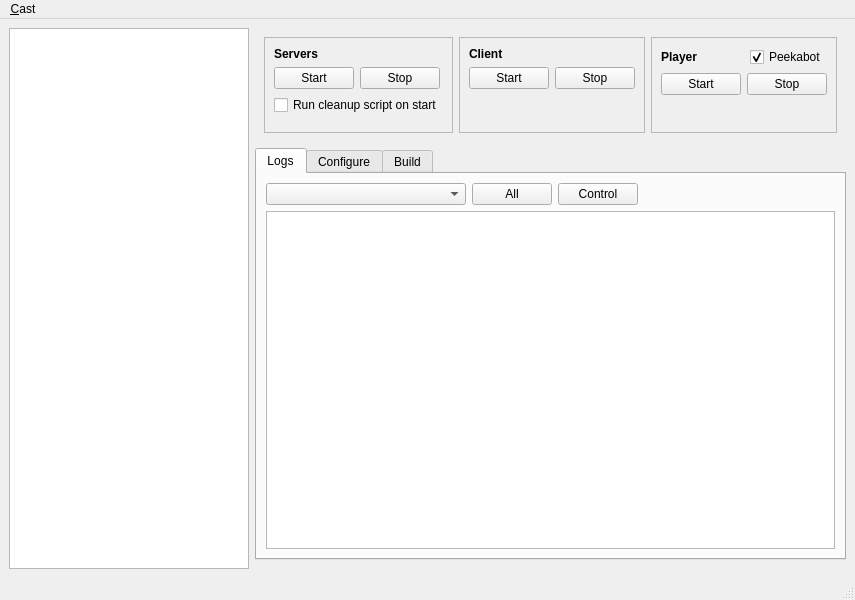
<?xml version="1.0" encoding="UTF-8"?>
<ui version="4.0">
 <class>MainWindow</class>
 <widget class="QMainWindow" name="MainWindow">
  <property name="geometry">
   <rect>
    <x>0</x>
    <y>0</y>
    <width>800</width>
    <height>600</height>
   </rect>
  </property>
  <property name="windowTitle">
   <string>CAST Control</string>
  </property>
  <property name="locale">
   <locale language="English" country="UnitedStates"/>
  </property>
  <widget class="QWidget" name="centralwidget">
   <layout class="QHBoxLayout" name="horizontalLayout">
    <item>
     <widget class="QTreeView" name="processTree">
      <property name="sizePolicy">
       <sizepolicy hsizetype="Expanding" vsizetype="Expanding">
        <horstretch>1</horstretch>
        <verstretch>0</verstretch>
       </sizepolicy>
      </property>
      <property name="minimumSize">
       <size>
        <width>240</width>
        <height>0</height>
       </size>
      </property>
     </widget>
    </item>
    <item>
     <widget class="QFrame" name="frame_6">
      <property name="frameShape">
       <enum>QFrame::NoFrame</enum>
      </property>
      <property name="frameShadow">
       <enum>QFrame::Raised</enum>
      </property>
      <layout class="QVBoxLayout" name="verticalLayout_7">
       <property name="leftMargin">
        <number>0</number>
       </property>
       <property name="topMargin">
        <number>0</number>
       </property>
       <property name="rightMargin">
        <number>0</number>
       </property>
       <item>
        <widget class="QFrame" name="frame_5">
         <property name="sizePolicy">
          <sizepolicy hsizetype="Preferred" vsizetype="MinimumExpanding">
           <horstretch>0</horstretch>
           <verstretch>0</verstretch>
          </sizepolicy>
         </property>
         <property name="frameShape">
          <enum>QFrame::NoFrame</enum>
         </property>
         <property name="frameShadow">
          <enum>QFrame::Raised</enum>
         </property>
         <layout class="QHBoxLayout" name="horizontalLayout_5">
          <item>
           <widget class="QFrame" name="frame">
            <property name="sizePolicy">
             <sizepolicy hsizetype="Preferred" vsizetype="Minimum">
              <horstretch>0</horstretch>
              <verstretch>0</verstretch>
             </sizepolicy>
            </property>
            <property name="frameShape">
             <enum>QFrame::StyledPanel</enum>
            </property>
            <property name="frameShadow">
             <enum>QFrame::Raised</enum>
            </property>
            <layout class="QVBoxLayout" name="verticalLayout_3">
             <item>
              <layout class="QHBoxLayout" name="horizontalLayout_10">
               <item>
                <widget class="QLabel" name="label">
                 <property name="font">
                  <font>
                   <weight>75</weight>
                   <bold>true</bold>
                  </font>
                 </property>
                 <property name="text">
                  <string>Servers</string>
                 </property>
                </widget>
               </item>
              </layout>
             </item>
             <item>
              <layout class="QHBoxLayout" name="horizontalLayout_3">
               <item>
                <widget class="QPushButton" name="btServerStart">
                 <property name="text">
                  <string>Start</string>
                 </property>
                </widget>
               </item>
               <item>
                <widget class="QPushButton" name="btServerStop">
                 <property name="text">
                  <string>Stop</string>
                 </property>
                </widget>
               </item>
               <item>
                <spacer name="horizontalSpacer_2">
                 <property name="orientation">
                  <enum>Qt::Horizontal</enum>
                 </property>
                 <property name="sizeHint" stdset="0">
                  <size>
                   <width>40</width>
                   <height>20</height>
                  </size>
                 </property>
                </spacer>
               </item>
              </layout>
             </item>
             <item>
              <widget class="QCheckBox" name="ckCleanupScript">
               <property name="text">
                <string>Run cleanup script on start</string>
               </property>
              </widget>
             </item>
             <item>
              <spacer name="verticalSpacer">
               <property name="orientation">
                <enum>Qt::Vertical</enum>
               </property>
               <property name="sizeType">
                <enum>QSizePolicy::MinimumExpanding</enum>
               </property>
               <property name="sizeHint" stdset="0">
                <size>
                 <width>20</width>
                 <height>8</height>
                </size>
               </property>
              </spacer>
             </item>
            </layout>
           </widget>
          </item>
          <item>
           <widget class="QFrame" name="frame_2">
            <property name="sizePolicy">
             <sizepolicy hsizetype="Preferred" vsizetype="Minimum">
              <horstretch>0</horstretch>
              <verstretch>0</verstretch>
             </sizepolicy>
            </property>
            <property name="frameShape">
             <enum>QFrame::StyledPanel</enum>
            </property>
            <property name="frameShadow">
             <enum>QFrame::Raised</enum>
            </property>
            <layout class="QVBoxLayout" name="verticalLayout_4">
             <item>
              <layout class="QHBoxLayout" name="horizontalLayout_9">
               <item>
                <widget class="QLabel" name="label_2">
                 <property name="font">
                  <font>
                   <weight>75</weight>
                   <bold>true</bold>
                  </font>
                 </property>
                 <property name="text">
                  <string>Client</string>
                 </property>
                </widget>
               </item>
              </layout>
             </item>
             <item>
              <layout class="QHBoxLayout" name="horizontalLayout_4">
               <item>
                <widget class="QPushButton" name="btClientStart">
                 <property name="text">
                  <string>Start</string>
                 </property>
                </widget>
               </item>
               <item>
                <widget class="QPushButton" name="btClientStop">
                 <property name="text">
                  <string>Stop</string>
                 </property>
                </widget>
               </item>
               <item>
                <spacer name="horizontalSpacer_3">
                 <property name="orientation">
                  <enum>Qt::Horizontal</enum>
                 </property>
                 <property name="sizeHint" stdset="0">
                  <size>
                   <width>40</width>
                   <height>20</height>
                  </size>
                 </property>
                </spacer>
               </item>
              </layout>
             </item>
             <item>
              <spacer name="verticalSpacer_2">
               <property name="orientation">
                <enum>Qt::Vertical</enum>
               </property>
               <property name="sizeType">
                <enum>QSizePolicy::MinimumExpanding</enum>
               </property>
               <property name="sizeHint" stdset="0">
                <size>
                 <width>20</width>
                 <height>8</height>
                </size>
               </property>
              </spacer>
             </item>
            </layout>
           </widget>
          </item>
          <item>
           <widget class="QFrame" name="frame_3">
            <property name="sizePolicy">
             <sizepolicy hsizetype="Preferred" vsizetype="Minimum">
              <horstretch>0</horstretch>
              <verstretch>0</verstretch>
             </sizepolicy>
            </property>
            <property name="frameShape">
             <enum>QFrame::StyledPanel</enum>
            </property>
            <property name="frameShadow">
             <enum>QFrame::Raised</enum>
            </property>
            <layout class="QVBoxLayout" name="verticalLayout_5">
             <item>
              <layout class="QHBoxLayout" name="horizontalLayout_7">
               <item>
                <widget class="QLabel" name="label_9">
                 <property name="font">
                  <font>
                   <weight>75</weight>
                   <bold>true</bold>
                  </font>
                 </property>
                 <property name="text">
                  <string>Player</string>
                 </property>
                </widget>
               </item>
               <item>
                <spacer name="horizontalSpacer_6">
                 <property name="orientation">
                  <enum>Qt::Horizontal</enum>
                 </property>
                 <property name="sizeHint" stdset="0">
                  <size>
                   <width>40</width>
                   <height>20</height>
                  </size>
                 </property>
                </spacer>
               </item>
               <item>
                <widget class="QCheckBox" name="ckPeekabot">
                 <property name="text">
                  <string>Peekabot</string>
                 </property>
                 <property name="checked">
                  <bool>true</bool>
                 </property>
                </widget>
               </item>
              </layout>
             </item>
             <item>
              <layout class="QHBoxLayout" name="horizontalLayout_8">
               <item>
                <widget class="QPushButton" name="btPlayerStart">
                 <property name="text">
                  <string>Start</string>
                 </property>
                </widget>
               </item>
               <item>
                <widget class="QPushButton" name="btPlayerStop">
                 <property name="text">
                  <string>Stop</string>
                 </property>
                </widget>
               </item>
               <item>
                <spacer name="horizontalSpacer_4">
                 <property name="orientation">
                  <enum>Qt::Horizontal</enum>
                 </property>
                 <property name="sizeHint" stdset="0">
                  <size>
                   <width>40</width>
                   <height>20</height>
                  </size>
                 </property>
                </spacer>
               </item>
              </layout>
             </item>
             <item>
              <spacer name="verticalSpacer_3">
               <property name="orientation">
                <enum>Qt::Vertical</enum>
               </property>
               <property name="sizeType">
                <enum>QSizePolicy::MinimumExpanding</enum>
               </property>
               <property name="sizeHint" stdset="0">
                <size>
                 <width>20</width>
                 <height>8</height>
                </size>
               </property>
              </spacer>
             </item>
            </layout>
           </widget>
          </item>
         </layout>
        </widget>
       </item>
       <item>
        <widget class="QTabWidget" name="tabWidget">
         <property name="sizePolicy">
          <sizepolicy hsizetype="Expanding" vsizetype="Expanding">
           <horstretch>3</horstretch>
           <verstretch>1</verstretch>
          </sizepolicy>
         </property>
         <property name="currentIndex">
          <number>0</number>
         </property>
         <widget class="QWidget" name="tab">
          <attribute name="title">
           <string>Logs</string>
          </attribute>
          <layout class="QVBoxLayout" name="verticalLayout">
           <item>
            <layout class="QHBoxLayout" name="horizontalLayout_2">
             <item>
              <widget class="QComboBox" name="logfileCmbx">
               <property name="sizePolicy">
                <sizepolicy hsizetype="Maximum" vsizetype="Fixed">
                 <horstretch>4</horstretch>
                 <verstretch>0</verstretch>
                </sizepolicy>
               </property>
               <property name="minimumSize">
                <size>
                 <width>200</width>
                 <height>0</height>
                </size>
               </property>
               <property name="statusTip">
                <string>Active log</string>
               </property>
              </widget>
             </item>
             <item>
              <widget class="QPushButton" name="btLogViewAll">
               <property name="text">
                <string>All</string>
               </property>
              </widget>
             </item>
             <item>
              <widget class="QPushButton" name="btLogViewControl">
               <property name="text">
                <string>Control</string>
               </property>
              </widget>
             </item>
             <item>
              <spacer name="horizontalSpacer">
               <property name="orientation">
                <enum>Qt::Horizontal</enum>
               </property>
               <property name="sizeHint" stdset="0">
                <size>
                 <width>88</width>
                 <height>17</height>
                </size>
               </property>
              </spacer>
             </item>
            </layout>
           </item>
           <item>
            <widget class="QTextEdit" name="mainLogfileTxt">
             <property name="undoRedoEnabled">
              <bool>false</bool>
             </property>
             <property name="textInteractionFlags">
              <set>Qt::TextSelectableByKeyboard|Qt::TextSelectableByMouse</set>
             </property>
            </widget>
           </item>
          </layout>
         </widget>
         <widget class="QWidget" name="tab_2">
          <attribute name="title">
           <string>Configure</string>
          </attribute>
          <layout class="QVBoxLayout" name="verticalLayout_2">
           <item>
            <widget class="QFrame" name="frame_11">
             <property name="frameShape">
              <enum>QFrame::StyledPanel</enum>
             </property>
             <property name="frameShadow">
              <enum>QFrame::Raised</enum>
             </property>
             <layout class="QVBoxLayout" name="verticalLayout_14">
              <item>
               <widget class="QLabel" name="label_3">
                <property name="font">
                 <font>
                  <weight>75</weight>
                  <bold>true</bold>
                 </font>
                </property>
                <property name="text">
                 <string>Client</string>
                </property>
               </widget>
              </item>
              <item>
               <layout class="QHBoxLayout" name="horizontalLayout_13">
                <item>
                 <widget class="QLabel" name="label_14">
                  <property name="text">
                   <string>Run on host</string>
                  </property>
                 </widget>
                </item>
                <item>
                 <widget class="QComboBox" name="clientHostCmbx">
                  <property name="sizePolicy">
                   <sizepolicy hsizetype="Preferred" vsizetype="Fixed">
                    <horstretch>0</horstretch>
                    <verstretch>0</verstretch>
                   </sizepolicy>
                  </property>
                  <property name="minimumSize">
                   <size>
                    <width>200</width>
                    <height>0</height>
                   </size>
                  </property>
                 </widget>
                </item>
                <item>
                 <spacer name="horizontalSpacer_8">
                  <property name="orientation">
                   <enum>Qt::Horizontal</enum>
                  </property>
                  <property name="sizeHint" stdset="0">
                   <size>
                    <width>40</width>
                    <height>20</height>
                   </size>
                  </property>
                 </spacer>
                </item>
               </layout>
              </item>
              <item>
               <layout class="QHBoxLayout" name="horizontalLayout_14">
                <item>
                 <widget class="QLabel" name="label_6">
                  <property name="text">
                   <string>Configuration</string>
                  </property>
                 </widget>
                </item>
                <item>
                 <widget class="QComboBox" name="clientConfigCmbx">
                  <property name="sizePolicy">
                   <sizepolicy hsizetype="Expanding" vsizetype="Fixed">
                    <horstretch>4</horstretch>
                    <verstretch>0</verstretch>
                   </sizepolicy>
                  </property>
                  <property name="minimumSize">
                   <size>
                    <width>200</width>
                    <height>0</height>
                   </size>
                  </property>
                  <property name="statusTip">
                   <string>CAST configuration file </string>
                  </property>
                 </widget>
                </item>
                <item>
                 <widget class="QPushButton" name="btBrowseCastFile">
                  <property name="text">
                   <string>...</string>
                  </property>
                 </widget>
                </item>
                <item>
                 <widget class="QPushButton" name="btEditClientConfig">
                  <property name="text">
                   <string>Edit</string>
                  </property>
                 </widget>
                </item>
               </layout>
              </item>
             </layout>
            </widget>
           </item>
           <item>
            <widget class="QFrame" name="frame_10">
             <property name="frameShape">
              <enum>QFrame::StyledPanel</enum>
             </property>
             <property name="frameShadow">
              <enum>QFrame::Raised</enum>
             </property>
             <layout class="QVBoxLayout" name="verticalLayout_13">
              <item>
               <widget class="QLabel" name="label_12">
                <property name="font">
                 <font>
                  <weight>75</weight>
                  <bold>true</bold>
                 </font>
                </property>
                <property name="text">
                 <string>Player</string>
                </property>
               </widget>
              </item>
              <item>
               <layout class="QHBoxLayout" name="horizontalLayout_11">
                <item>
                 <widget class="QLabel" name="label_13">
                  <property name="text">
                   <string>Run on host</string>
                  </property>
                 </widget>
                </item>
                <item>
                 <widget class="QComboBox" name="playerHostCmbx">
                  <property name="sizePolicy">
                   <sizepolicy hsizetype="Preferred" vsizetype="Fixed">
                    <horstretch>0</horstretch>
                    <verstretch>0</verstretch>
                   </sizepolicy>
                  </property>
                  <property name="minimumSize">
                   <size>
                    <width>200</width>
                    <height>0</height>
                   </size>
                  </property>
                 </widget>
                </item>
                <item>
                 <spacer name="horizontalSpacer_7">
                  <property name="orientation">
                   <enum>Qt::Horizontal</enum>
                  </property>
                  <property name="sizeHint" stdset="0">
                   <size>
                    <width>40</width>
                    <height>20</height>
                   </size>
                  </property>
                 </spacer>
                </item>
               </layout>
              </item>
              <item>
               <layout class="QHBoxLayout" name="horizontalLayout_12">
                <item>
                 <widget class="QLabel" name="label_8">
                  <property name="text">
                   <string>Configuration</string>
                  </property>
                 </widget>
                </item>
                <item>
                 <widget class="QComboBox" name="playerConfigCmbx">
                  <property name="sizePolicy">
                   <sizepolicy hsizetype="Expanding" vsizetype="Fixed">
                    <horstretch>4</horstretch>
                    <verstretch>0</verstretch>
                   </sizepolicy>
                  </property>
                  <property name="minimumSize">
                   <size>
                    <width>200</width>
                    <height>0</height>
                   </size>
                  </property>
                  <property name="statusTip">
                   <string>Player configuration file</string>
                  </property>
                 </widget>
                </item>
                <item>
                 <widget class="QPushButton" name="btBrowsePlayerFile">
                  <property name="text">
                   <string>...</string>
                  </property>
                 </widget>
                </item>
                <item>
                 <widget class="QPushButton" name="btEditPlayerConfig">
                  <property name="text">
                   <string>Edit</string>
                  </property>
                 </widget>
                </item>
               </layout>
              </item>
             </layout>
            </widget>
           </item>
           <item>
            <spacer name="verticalSpacer_4">
             <property name="orientation">
              <enum>Qt::Vertical</enum>
             </property>
             <property name="sizeHint" stdset="0">
              <size>
               <width>20</width>
               <height>235</height>
              </size>
             </property>
            </spacer>
           </item>
          </layout>
         </widget>
         <widget class="QWidget" name="tab_4">
          <attribute name="title">
           <string>Build</string>
          </attribute>
          <layout class="QVBoxLayout" name="verticalLayout_6">
           <item>
            <layout class="QHBoxLayout" name="horizontalLayout_6">
             <item>
              <widget class="QPushButton" name="btBuild">
               <property name="text">
                <string>make</string>
               </property>
              </widget>
             </item>
             <item>
              <widget class="QPushButton" name="btBuildInstall">
               <property name="text">
                <string>make install</string>
               </property>
              </widget>
             </item>
             <item>
              <spacer name="horizontalSpacer_5">
               <property name="orientation">
                <enum>Qt::Horizontal</enum>
               </property>
               <property name="sizeHint" stdset="0">
                <size>
                 <width>40</width>
                 <height>20</height>
                </size>
               </property>
              </spacer>
             </item>
            </layout>
           </item>
           <item>
            <widget class="QTextEdit" name="buildLogfileTxt">
             <property name="undoRedoEnabled">
              <bool>false</bool>
             </property>
             <property name="textInteractionFlags">
              <set>Qt::TextSelectableByKeyboard|Qt::TextSelectableByMouse</set>
             </property>
            </widget>
           </item>
          </layout>
         </widget>
        </widget>
       </item>
      </layout>
     </widget>
    </item>
   </layout>
  </widget>
  <widget class="QMenuBar" name="menubar">
   <property name="geometry">
    <rect>
     <x>0</x>
     <y>0</y>
     <width>800</width>
     <height>23</height>
    </rect>
   </property>
   <widget class="QMenu" name="menuCast">
    <property name="title">
     <string>&amp;Cast</string>
    </property>
    <addaction name="actQuit"/>
   </widget>
   <addaction name="menuCast"/>
  </widget>
  <widget class="QStatusBar" name="statusbar"/>
  <action name="actQuit">
   <property name="text">
    <string>&amp;Quit</string>
   </property>
   <property name="shortcut">
    <string>Ctrl+Q</string>
   </property>
  </action>
 </widget>
 <resources/>
 <connections/>
</ui>
